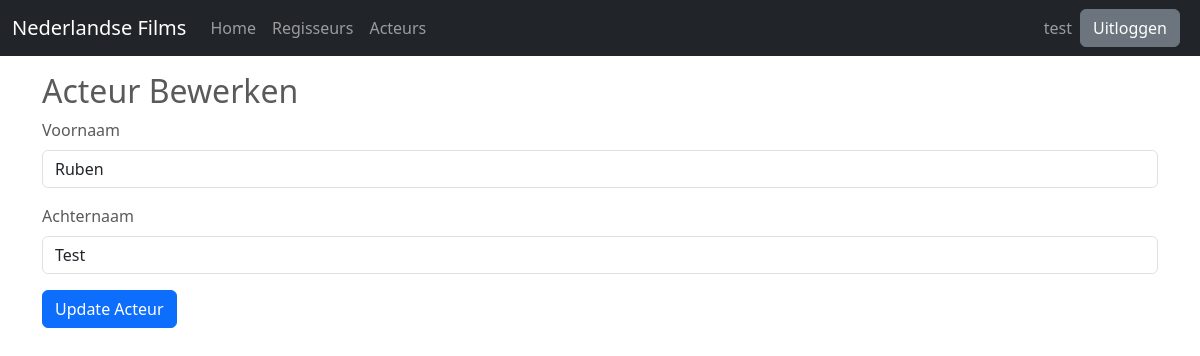
The page /acteur/edit/1 (signed in) on the database its author committed.
### app/models/models.py (models this page shows, shortened)
class Gebruiker(db.Model, UserMixin):
    id = db.Column(db.Integer, primary_key=True)
    username = db.Column(db.String(64), unique=True, index=True)
    email = db.Column(db.String(100), unique=True, nullable=False)
    wachtwoord_hash = db.Column(db.String(128))

class Acteur(db.Model):
    id = db.Column(db.Integer, primary_key=True)
    voornaam = db.Column(db.String(50), nullable=False)
    achternaam = db.Column(db.String(50), nullable=False)
    rollen = db.relationship('Rol', backref='acteur', lazy=True)

### app/routes/acteur.py (the view)
@acteur_bp.route('/edit/<int:id>', methods=['GET', 'POST'])
@login_required
def acteur_edit(id):
    acteur:Acteur = Acteur.query.get_or_404(id)
    form = ActeurForm(obj=acteur)
    if form.validate_on_submit():
        acteur.voornaam = form.voornaam.data
        acteur.achternaam = form.achternaam.data
        db.session.commit()
        flash('De acteur is succesvol bijgewerkt!', 'success')
        return redirect(url_for('acteur.acteurs', id=acteur.id))
    return render_template('acteur/acteur_edit.html', form=form)

### app/forms/forms.py
class ActeurForm(FlaskForm):
    voornaam = StringField('Voornaam', validators=[DataRequired()])
    achternaam = StringField('Achternaam', validators=[DataRequired()])
    submit = SubmitField('Actuer Toevoegen')

### app/models/models.py (called while the page is built)
@login_manager.user_loader
def load_user(user_id):
    return Gebruiker.query.get(user_id)

### app/templates/acteur/acteur_edit.html (shortened to what this page needs)
{% extends "base.html" %}
{% block content %}
<div class="container mt-4">
    <h2>Acteur Bewerken</h2>
    <form action="" method="POST">
        <div class="mb-3">
            {{ form.voornaam.label(class="form-label") }}
            {{ form.voornaam(class="form-control") }}
        </div>
        <div class="mb-3">
            {{ form.achternaam.label(class="form-label") }}
            {{ form.achternaam(class="form-control") }}
        </div>
        <button type="submit" class="btn btn-primary">Update Acteur</button>
    </form>
</div>
{% endblock %}

### app/templates/base.html (shortened to what this page needs)
<!DOCTYPE html>
<html lang="nl">
<head>
    <link href="https://cdn.jsdelivr.net/npm/bootstrap@5.3.3/dist/css/bootstrap.min.css" rel="stylesheet"
>
    <link href="{{ url_for('static', filename='css/carousel.css') }}" rel="stylesheet">
</head>
<body>
    <body>
        <header>
            <nav class="navbar navbar-expand-md navbar-dark fixed-top bg-dark">
                <div class="container-fluid">
                    <a class="navbar-brand" href="{{ url_for('main.index') }}">Nederlandse Films</a>
                    <div class="collapse navbar-collapse" id="navbarCollapse">
                        <ul class="navbar-nav me-auto mb-2 mb-md-0">
                            <li class="nav-item">
                                <a class="nav-link{{ ' active' if request.path == url_for('main.index') else '' }}"
                                    aria-current="page" href="{{ url_for('main.index') }}">Home</a>
                            </li>
                            {% if current_user.is_authenticated %}
                            <li class="nav-item">
                                <a class="nav-link{{ ' active' if request.path == url_for('regisseur.regisseurs') else '' }}"
                                    href="{{ url_for('regisseur.regisseurs') }}">Regisseurs</a>
                            </li>
                            <li class="nav-item">
                                <a class="nav-link{{ ' active' if request.path == url_for('acteur.acteurs') else '' }}"
                                    href="{{ url_for('acteur.acteurs') }}">Acteurs</a>
                            </li>
                            {% endif %}
                        </ul>
                        <div class="d-flex align-items-center">
                            {% if current_user.is_authenticated %}
                            <span class="navbar-text me-2">{{ current_user.username }}</span>
                            <a class="btn btn-secondary me-2" href="{{ url_for('auth.logout') }}">Uitloggen</a>
                            {% else %}
                            <a class="btn btn-secondary me-2" href="{{ url_for('auth.login') }}">Inloggen</a>
                            <a class="btn btn-secondary" href="{{ url_for('auth.register') }}">Registreren</a>
                            {% endif %}
                        </div>
                    </div>
                </div>
            </nav>
        </header>
        <main>
            {% block content %}{% endblock %}
        </main>
    </body>
</html>

### app/static/css/carousel.css (style rules this page uses)
body { padding-top: 3rem; padding-bottom: 3rem; color: #5a5a5a; }

### rows shown on the page
Gebruiker: username "test"
Acteur: voornaam "Ruben", achternaam "Test"
